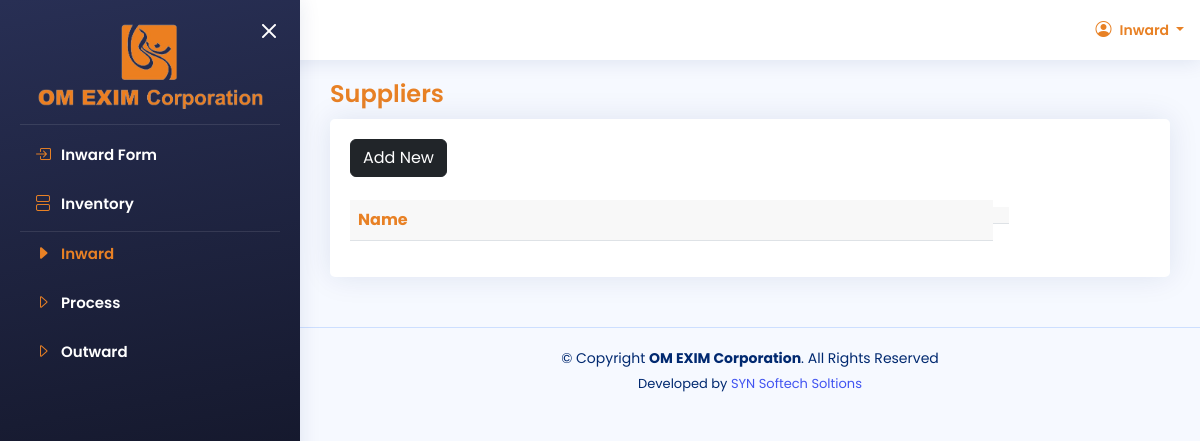
/inward/supplier-show.php (signed in), run on an earlier commit of the app's database.
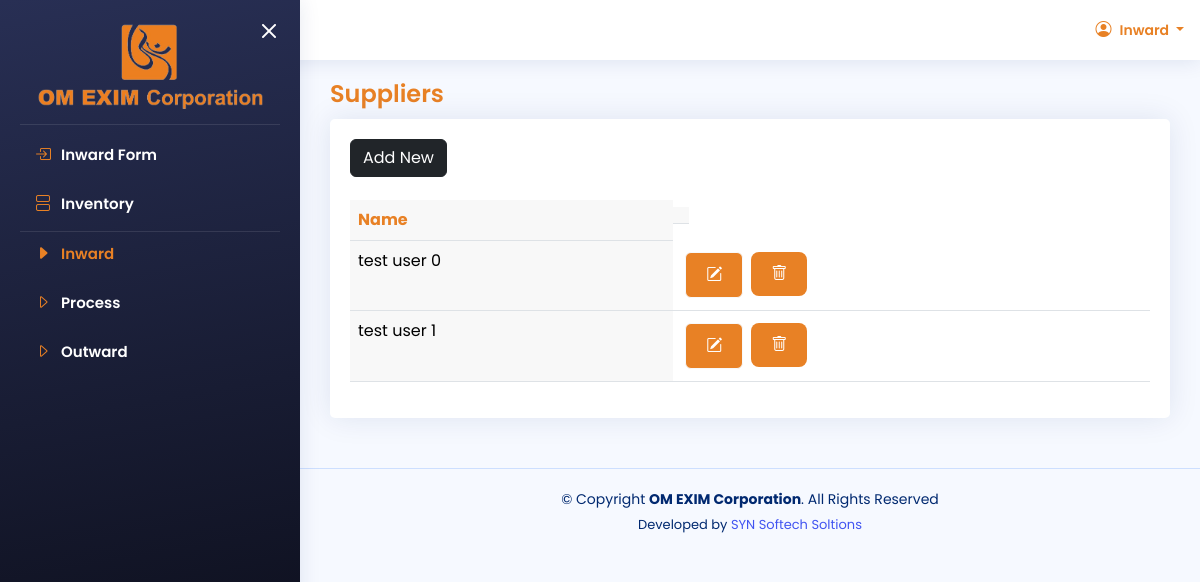
And on a later commit of the database.
### tables this page shows
CREATE TABLE IF NOT EXISTS `supplier_name_master` (
  `id` int(11) NOT NULL AUTO_INCREMENT,
  `name` text,
  PRIMARY KEY (`id`)
);

### inward/supplier-show.php (the view, shortened to what this page needs)
<?php
include("../config/connection.php");
  $tname = "supplier_name_master";
  $sql = "SELECT * FROM $tname";
  $result = $conn->query($sql);
?>
<!DOCTYPE html>
<html lang="en">
<head>
  <?php
    include("config/head-data.php");
  ?>
</head>
<body>
<?php
include("layout/header.php");
include("layout/aside.php");
?>
  <main id="main" class="main">
  <div class="pagetitle">
        <h1>Suppliers</h1>
    </div>
    <section class="section">
        <div class="row">
            <div class="col-lg-12">
                <div class="card">
                    <div class="card-body overflow-x-scroll">
                        <h5 class="card-title">
                        <a href="supplier-add.php" class="btn btn-dark">Add New</a>
                        </h5>
                        <table class="table datatable">
                            <thead>
                              <tr>
                                <th>Name</th>
                                <th style="display:inline-block"></th>
                                </tr>
                            </thead>
                            <tbody>
                                    <?php
                                    if ($result->num_rows > 0) {
                                      while($row = $result->fetch_assoc()) {
                                    ?>
                                        <tr>
                                            <td><?php echo $row["name"] ?></td>
                                            <td>
                                                <div class="d-flex">
                                                    <a href="supplier-add.php?id=<?php echo $row["id"] ?>" class="bi bi-pencil-square btn btn-light m-1 my-btn-edit" style="padding:10px 20px; color:white; background-color:#e88125;"></a>
                                                    <form action="" method="POST">
                                                      <button type="submit" name="deleteBtn" class="bi bi-trash btn btn-light m-1" style="padding:10px 20px;"></button>
                                                    </form>
                                                </div>
                                            </td>
                                        </tr>
                                        <?php
                                    }
                                  }
                                  ?>
                        </table>
                    </div>
                </div>
            </div>
        </div>
    </section>
  </main>
<?php
  include("layout/footer.php");
?>
</body>
</html>

What changed in the data, as far as the page shows it:
added supplier_name_master: name "test user 0"
added supplier_name_master: name "test user 1"
